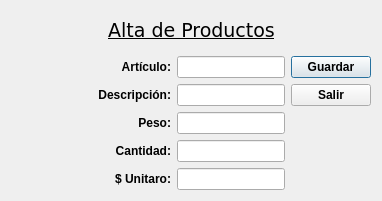
<?xml version="1.0" encoding="UTF-8"?>
<ui version="4.0">
 <class>Agrega_Prod</class>
 <widget class="QDialog" name="Agrega_Prod">
  <property name="geometry">
   <rect>
    <x>0</x>
    <y>0</y>
    <width>382</width>
    <height>201</height>
   </rect>
  </property>
  <property name="windowTitle">
   <string>Alta de Productos</string>
  </property>
  <layout class="QGridLayout" name="gridLayout_2">
   <item row="0" column="0">
    <layout class="QGridLayout" name="gridLayout">
     <item row="0" column="1" colspan="2">
      <widget class="QLabel" name="lb_Tit">
       <property name="font">
        <font>
         <family>DejaVu Sans</family>
         <pointsize>14</pointsize>
         <weight>50</weight>
         <bold>false</bold>
         <underline>true</underline>
        </font>
       </property>
       <property name="text">
        <string>Alta de Productos</string>
       </property>
       <property name="alignment">
        <set>Qt::AlignCenter</set>
       </property>
      </widget>
     </item>
     <item row="1" column="0">
      <spacer name="horizontalSpacer">
       <property name="orientation">
        <enum>Qt::Horizontal</enum>
       </property>
       <property name="sizeHint" stdset="0">
        <size>
         <width>40</width>
         <height>20</height>
        </size>
       </property>
      </spacer>
     </item>
     <item row="1" column="1">
      <widget class="QLabel" name="lb_Art">
       <property name="font">
        <font>
         <weight>75</weight>
         <bold>true</bold>
        </font>
       </property>
       <property name="text">
        <string>Artículo:</string>
       </property>
       <property name="alignment">
        <set>Qt::AlignRight|Qt::AlignTrailing|Qt::AlignVCenter</set>
       </property>
      </widget>
     </item>
     <item row="1" column="2">
      <widget class="QLineEdit" name="ln_Art"/>
     </item>
     <item row="1" column="3">
      <widget class="QPushButton" name="pb_Guardar">
       <property name="font">
        <font>
         <weight>75</weight>
         <bold>true</bold>
        </font>
       </property>
       <property name="text">
        <string>Guardar</string>
       </property>
      </widget>
     </item>
     <item row="2" column="0">
      <spacer name="horizontalSpacer_2">
       <property name="orientation">
        <enum>Qt::Horizontal</enum>
       </property>
       <property name="sizeHint" stdset="0">
        <size>
         <width>40</width>
         <height>20</height>
        </size>
       </property>
      </spacer>
     </item>
     <item row="2" column="1">
      <widget class="QLabel" name="lb_Desc">
       <property name="font">
        <font>
         <weight>75</weight>
         <bold>true</bold>
        </font>
       </property>
       <property name="text">
        <string>Descripción:</string>
       </property>
       <property name="alignment">
        <set>Qt::AlignRight|Qt::AlignTrailing|Qt::AlignVCenter</set>
       </property>
      </widget>
     </item>
     <item row="2" column="2">
      <widget class="QLineEdit" name="ln_Desc"/>
     </item>
     <item row="2" column="3">
      <widget class="QPushButton" name="pb_Salir">
       <property name="font">
        <font>
         <weight>75</weight>
         <bold>true</bold>
        </font>
       </property>
       <property name="text">
        <string>Salir</string>
       </property>
      </widget>
     </item>
     <item row="3" column="0">
      <spacer name="horizontalSpacer_3">
       <property name="orientation">
        <enum>Qt::Horizontal</enum>
       </property>
       <property name="sizeHint" stdset="0">
        <size>
         <width>40</width>
         <height>20</height>
        </size>
       </property>
      </spacer>
     </item>
     <item row="3" column="1">
      <widget class="QLabel" name="lb_Peso">
       <property name="font">
        <font>
         <weight>75</weight>
         <bold>true</bold>
        </font>
       </property>
       <property name="text">
        <string>Peso:</string>
       </property>
       <property name="alignment">
        <set>Qt::AlignRight|Qt::AlignTrailing|Qt::AlignVCenter</set>
       </property>
      </widget>
     </item>
     <item row="3" column="2">
      <widget class="QLineEdit" name="ln_Peso"/>
     </item>
     <item row="4" column="0">
      <spacer name="horizontalSpacer_4">
       <property name="orientation">
        <enum>Qt::Horizontal</enum>
       </property>
       <property name="sizeHint" stdset="0">
        <size>
         <width>40</width>
         <height>20</height>
        </size>
       </property>
      </spacer>
     </item>
     <item row="4" column="1">
      <widget class="QLabel" name="lb_Cant">
       <property name="font">
        <font>
         <weight>75</weight>
         <bold>true</bold>
        </font>
       </property>
       <property name="text">
        <string>Cantidad:</string>
       </property>
       <property name="alignment">
        <set>Qt::AlignRight|Qt::AlignTrailing|Qt::AlignVCenter</set>
       </property>
      </widget>
     </item>
     <item row="4" column="2">
      <widget class="QLineEdit" name="ln_Cant"/>
     </item>
     <item row="5" column="0">
      <spacer name="horizontalSpacer_5">
       <property name="orientation">
        <enum>Qt::Horizontal</enum>
       </property>
       <property name="sizeHint" stdset="0">
        <size>
         <width>40</width>
         <height>20</height>
        </size>
       </property>
      </spacer>
     </item>
     <item row="5" column="1">
      <widget class="QLabel" name="lb_Precio_Unit">
       <property name="font">
        <font>
         <weight>75</weight>
         <bold>true</bold>
         <kerning>false</kerning>
        </font>
       </property>
       <property name="text">
        <string>$ Unitaro:</string>
       </property>
       <property name="alignment">
        <set>Qt::AlignRight|Qt::AlignTrailing|Qt::AlignVCenter</set>
       </property>
      </widget>
     </item>
     <item row="5" column="2">
      <widget class="QLineEdit" name="ln_Precio_Unit"/>
     </item>
    </layout>
   </item>
  </layout>
 </widget>
 <resources/>
 <connections>
  <connection>
   <sender>pb_Salir</sender>
   <signal>pressed()</signal>
   <receiver>Agrega_Prod</receiver>
   <slot>close()</slot>
   <hints>
    <hint type="sourcelabel">
     <x>311</x>
     <y>124</y>
    </hint>
    <hint type="destinationlabel">
     <x>353</x>
     <y>180</y>
    </hint>
   </hints>
  </connection>
 </connections>
</ui>
